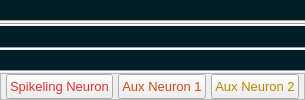
                      <widget class="QWidget" name="page_103_3_0">
                       <layout class="QVBoxLayout" name="verticalLayout_45">
                        <property name="spacing">
                         <number>0</number>
                        </property>
                        <property name="leftMargin">
                         <number>0</number>
                        </property>
                        <property name="topMargin">
                         <number>0</number>
                        </property>
                        <property name="rightMargin">
                         <number>0</number>
                        </property>
                        <property name="bottomMargin">
                         <number>0</number>
                        </property>
                        <item>
                         <widget class="PlotWidget" name="DataAnalysis_Oscilloscope_widget3_0_0" native="true">
                          <property name="sizePolicy">
                           <sizepolicy hsizetype="Preferred" vsizetype="Expanding">
                            <horstretch>0</horstretch>
                            <verstretch>0</verstretch>
                           </sizepolicy>
                          </property>
                          <property name="styleSheet">
                           <string notr="true">background-color: rgb(0, 30, 38);</string>
                          </property>
                         </widget>
                        </item>
                        <item>
                         <widget class="Line" name="line_20">
                          <property name="orientation">
                           <enum>Qt::Horizontal</enum>
                          </property>
                         </widget>
                        </item>
                        <item>
                         <widget class="PlotWidget" name="DataAnalysis_Oscilloscope_widget3_0_1" native="true">
                          <property name="sizePolicy">
                           <sizepolicy hsizetype="Preferred" vsizetype="Preferred">
                            <horstretch>0</horstretch>
                            <verstretch>0</verstretch>
                           </sizepolicy>
                          </property>
                          <property name="styleSheet">
                           <string notr="true">background-color: rgb(0, 30, 38);</string>
                          </property>
                         </widget>
                        </item>
                        <item>
                         <widget class="Line" name="line_22">
                          <property name="orientation">
                           <enum>Qt::Horizontal</enum>
                          </property>
                         </widget>
                        </item>
                        <item>
                         <widget class="PlotWidget" name="DataAnalysis_Oscilloscope_widget3_0_2" native="true">
                          <property name="sizePolicy">
                           <sizepolicy hsizetype="Preferred" vsizetype="Expanding">
                            <horstretch>0</horstretch>
                            <verstretch>0</verstretch>
                           </sizepolicy>
                          </property>
                          <property name="styleSheet">
                           <string notr="true">background-color: rgb(0, 30, 38);</string>
                          </property>
                         </widget>
                        </item>
                        <item>
                         <widget class="Line" name="line_21">
                          <property name="orientation">
                           <enum>Qt::Horizontal</enum>
                          </property>
                         </widget>
                        </item>
                        <item>
                         <widget class="PlotWidget" name="DataAnalysis_Oscilloscope_widget3_0_3" native="true">
                          <property name="sizePolicy">
                           <sizepolicy hsizetype="Preferred" vsizetype="Expanding">
                            <horstretch>0</horstretch>
                            <verstretch>0</verstretch>
                           </sizepolicy>
                          </property>
                          <property name="styleSheet">
                           <string notr="true">background-color: rgb(0, 30, 38);</string>
                          </property>
                         </widget>
                        </item>
                        <item>
                         <widget class="Line" name="line_38">
                          <property name="orientation">
                           <enum>Qt::Horizontal</enum>
                          </property>
                         </widget>
                        </item>
                        <item>
                         <widget class="QFrame" name="DataAnalysis_Neurons_pushButton30_frame">
                          <property name="sizePolicy">
                           <sizepolicy hsizetype="Preferred" vsizetype="Preferred">
                            <horstretch>0</horstretch>
                            <verstretch>0</verstretch>
                           </sizepolicy>
                          </property>
                          <property name="minimumSize">
                           <size>
                            <width>0</width>
                            <height>25</height>
                           </size>
                          </property>
                          <property name="frameShape">
                           <enum>QFrame::StyledPanel</enum>
                          </property>
                          <property name="frameShadow">
                           <enum>QFrame::Raised</enum>
                          </property>
                          <layout class="QHBoxLayout" name="horizontalLayout_109">
                           <property name="spacing">
                            <number>5</number>
                           </property>
                           <property name="leftMargin">
                            <number>5</number>
                           </property>
                           <property name="topMargin">
                            <number>0</number>
                           </property>
                           <property name="rightMargin">
                            <number>5</number>
                           </property>
                           <property name="bottomMargin">
                            <number>0</number>
                           </property>
                           <item>
                            <widget class="QPushButton" name="DataAnalysis_Neuron0Vm_pushButton30">
                             <property name="minimumSize">
                              <size>
                               <width>25</width>
                               <height>0</height>
                              </size>
                             </property>
                             <property name="maximumSize">
                              <size>
                               <width>16777215</width>
                               <height>25</height>
                              </size>
                             </property>
                             <property name="font">
                              <font>
                               <pointsize>10</pointsize>
                              </font>
                             </property>
                             <property name="styleSheet">
                              <string notr="true">color: rgb(220, 50, 47);</string>
                             </property>
                             <property name="text">
                              <string>Spikeling Neuron</string>
                             </property>
                            </widget>
                           </item>
                           <item>
                            <widget class="QPushButton" name="DataAnalysis_Neuron1Vm_pushButton30">
                             <property name="minimumSize">
                              <size>
                               <width>0</width>
                               <height>25</height>
                              </size>
                             </property>
                             <property name="maximumSize">
                              <size>
                               <width>16777215</width>
                               <height>25</height>
                              </size>
                             </property>
                             <property name="font">
                              <font>
                               <pointsize>10</pointsize>
                              </font>
                             </property>
                             <property name="styleSheet">
                              <string notr="true">color: rgb(203, 75, 22);</string>
                             </property>
                             <property name="text">
                              <string>Aux Neuron 1</string>
                             </property>
                            </widget>
                           </item>
                           <item>
                            <widget class="QPushButton" name="DataAnalysis_Neuron2Vm_pushButton30">
                             <property name="sizePolicy">
                              <sizepolicy hsizetype="Minimum" vsizetype="Fixed">
                               <horstretch>0</horstretch>
                               <verstretch>25</verstretch>
                              </sizepolicy>
                             </property>
                             <property name="minimumSize">
                              <size>
                               <width>0</width>
                               <height>25</height>
                              </size>
                             </property>
                             <property name="maximumSize">
                              <size>
                               <width>16777215</width>
                               <height>25</height>
                              </size>
                             </property>
                             <property name="font">
                              <font>
                               <pointsize>10</pointsize>
                              </font>
                             </property>
                             <property name="styleSheet">
                              <string notr="true">color: rgb(181, 137, 0);</string>
                             </property>
                             <property name="text">
                              <string>Aux Neuron 2</string>
                             </property>
                            </widget>
                           </item>
                          </layout>
                         </widget>
                        </item>
                       </layout>
                      </widget>
